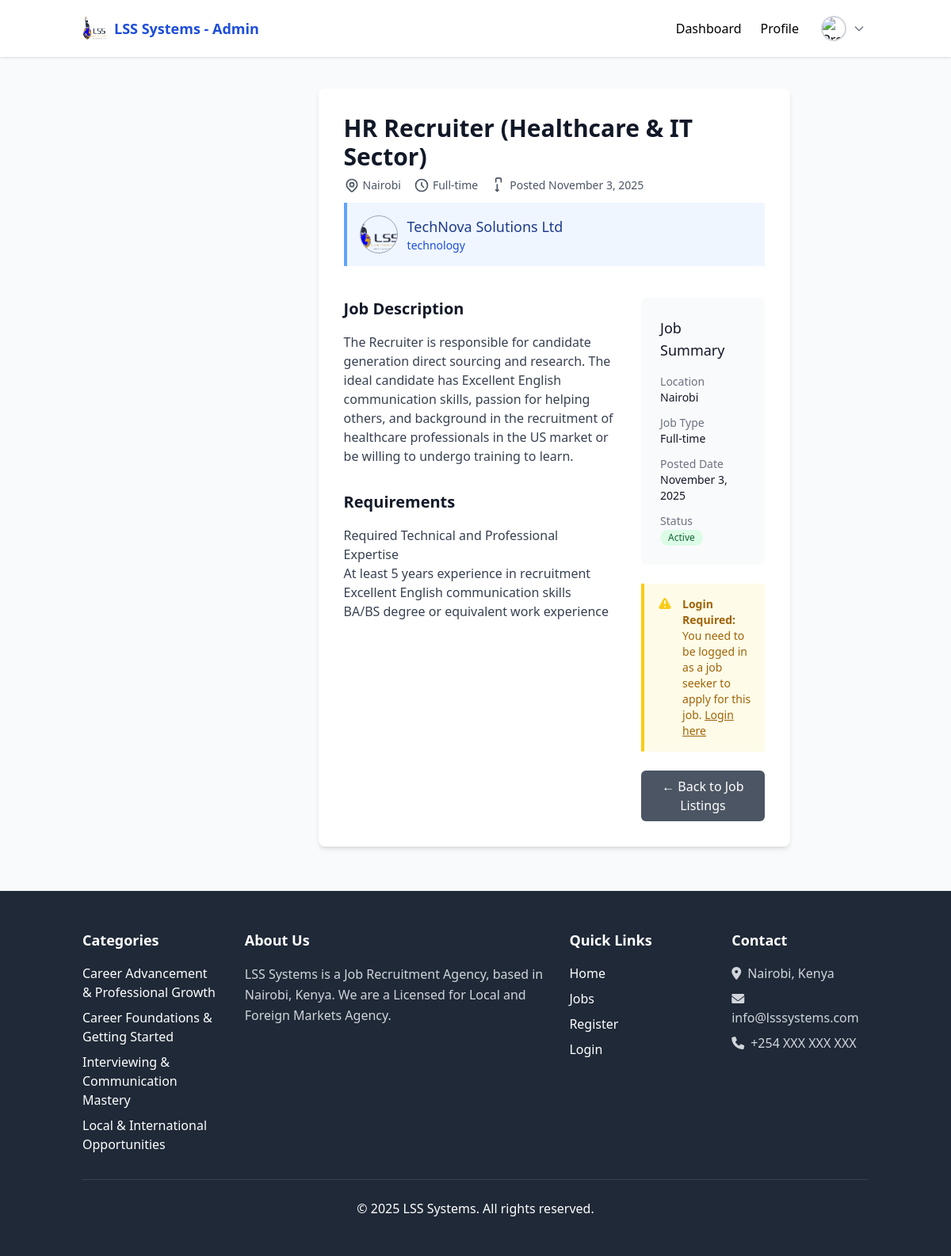
The app's page /public/jobs/job-details.php?id=7427d00f-5eba-4be2-aab0-e569c9e23278 (signed in) with its own data.
### tables this page shows
CREATE TABLE `job_posts` (
  `uuid` char(36) NOT NULL,
  `employer_uuid` char(36) NOT NULL,
  `title` varchar(150) NOT NULL,
  `job_level` varchar(100) DEFAULT NULL,
  `job_description` text NOT NULL,
  `job_type` varchar(100) DEFAULT NULL,
  `industry` varchar(100) DEFAULT NULL,
  `location` varchar(255) DEFAULT NULL,
  `salary_range` varchar(100) DEFAULT NULL,
  `additional_information` text DEFAULT NULL,
  `requirements_qualifications` text DEFAULT NULL,
  `status` enum('open','closed') DEFAULT 'open',
  `application_deadline` date DEFAULT NULL,
  `created_at` timestamp NOT NULL DEFAULT current_timestamp(),
  `updated_at` timestamp NOT NULL DEFAULT current_timestamp() ON UPDATE current_timestamp()
);

CREATE TABLE `employers` (
  `uuid` char(36) NOT NULL,
  `user_uuid` char(36) NOT NULL,
  `company_name` varchar(150) DEFAULT NULL,
  `contact_number` varchar(20) DEFAULT NULL,
  `location` varchar(255) DEFAULT NULL,
  `industry` varchar(100) DEFAULT NULL,
  `website` varchar(255) DEFAULT NULL,
  `company_logo` varchar(255) DEFAULT NULL,
  `about_company` text DEFAULT NULL,
  `created_at` timestamp NOT NULL DEFAULT current_timestamp(),
  `updated_at` timestamp NOT NULL DEFAULT current_timestamp() ON UPDATE current_timestamp()
);

### controllers/JobController.php (called while the page is built, shortened)
<?php
require_once __DIR__ . '/../models/Job.php';
require_once __DIR__ . '/../middleware/auth.php';
class JobController {
    public function __construct($conn) {
        $this->job = new Job($conn);
    }
}
?>

### models/Job.php (called while the page is built, shortened)
<?php
class Job {
    private $conn;
    public function __construct($db) {
        $this->conn = $db;
    }
    public function getJobById($jobUuid) {
        $stmt = $this->conn->prepare("
            SELECT jp.*, e.company_name, e.contact_number
            FROM job_posts jp
            LEFT JOIN employers e ON jp.employer_uuid = e.uuid
            WHERE jp.uuid = ?
        ");
        $stmt->bind_param("s", $jobUuid);
        $stmt->execute();
        return $stmt->get_result()->fetch_assoc();
    }
}
?>

### middleware/auth.php (called while the page is built, shortened)
<?php
function isAuthenticated() {
    return isset($_SESSION['user_id']);
}
function isJobSeeker() {
    return isset($_SESSION['role']) && $_SESSION['role'] === 'jobseeker';
}

### public/jobs/job-details.php (the view, shortened to what this page needs)
<?php
require_once __DIR__ . '/../../config/db.php';
require_once __DIR__ . '/../../controllers/JobController.php';
$jobController = new JobController($conn);
$jobId = $_GET['id'] ?? 0;
$job = $jobController->job->getJobById($jobId);
$canApply = isAuthenticated() && isJobSeeker();
$hasApplied = false;
?>
<?php
include __DIR__ . '/../../includes/header.php';
?>
<div class="flex">
    <?php include __DIR__ . '/../../includes/job_seeker_profile_card.php'; ?>
    <div
        class="main-content-area lg:ml-[30%] lg:w-[60%] w-full mx-auto bg-white p-4 md:p-8 rounded-lg shadow-md mt-4 md:mt-8">
        <div class="flex justify-between items-start mb-6">
            <div>
                <h1 class="text-3xl font-bold text-gray-900 mb-2"><?php echo htmlspecialchars($job['title']); ?></h1>
                <div class="flex items-center space-x-4 text-sm text-gray-600 mb-3">
                    <span class="flex items-center">
                        <?php echo htmlspecialchars($job['location']); ?>
                    </span>
                    <span class="flex items-center">
                        <svg class="w-5 h-5 mr-1" fill="none" stroke="currentColor" viewBox="0 0 24 24">
                            <path stroke-linecap="round" stroke-linejoin="round" stroke-width="2"
                                d="M12 8v4l3 3m6-3a9 9 0 11-18 0 9 9 0 0118 0z" />
                        </svg>
                        <?php echo htmlspecialchars(ucfirst($job['job_type'])); ?>
                    </span>
                    <span class="flex items-center">
                        <svg class="w-5 h-5 mr-1" fill="none" stroke="currentColor" viewBox="0 0 24 24">
                            <path stroke-linecap="round" stroke-linejoin="round" stroke-width="2"
                                d="M8 7V3a2 2 0 012-2h4a2 2 0 012 2v4m-6 4v10m0 0l-2-2m2 2l2-2" />
                        </svg>
                        Posted <?php echo date('F j, Y', strtotime($job['created_at'])); ?>
                    </span>
                </div>
                <?php
            $employer = null;
            if (!empty($job['employer_uuid'])) {
                $employerStmt = $conn->prepare("
                    SELECT e.*, u.email
                    FROM employers e
                    JOIN users u ON e.user_uuid = u.uuid
                    WHERE e.uuid = ?
                ");
                $employerStmt->bind_param("s", $job['employer_uuid']);
                $employerStmt->execute();
                $employer = $employerStmt->get_result()->fetch_assoc();
            }
            ?>
                <?php if ($employer): ?>
                <div class="bg-blue-50 border-l-4 border-blue-400 p-4 mb-4">
                    <div class="flex items-start">
                        <div class="flex-shrink-0">
                            <?php if (!empty($employer['company_logo'])): ?>
                            <img src="/job-finder<?php echo htmlspecialchars($employer['company_logo']); ?>"
                                alt="Company Logo" class="w-12 h-12 rounded-full border border-gray-400 object-cover">
                            <?php endif; ?>
                        </div>
                        <div class="ml-3 flex-1">
                            <h3 class="text-lg font-medium text-blue-900">
                                <a href="/company-details.php?view=employer&id=<?php echo htmlspecialchars($employer['uuid']); ?>"
                                    class="hover:text-blue-800 hover:underline">
                                    <?php echo htmlspecialchars($employer['company_name'] ?? 'Company'); ?>
                                </a>
                            </h3>
                            <?php if (!empty($employer['industry'])): ?>
                            <p class="text-sm text-blue-700"><?php echo htmlspecialchars($employer['industry']); ?></p>
                            <?php endif; ?>
                        </div>
                    </div>
                </div>
                <?php endif; ?>
            </div>
        </div>
        <div class="grid grid-cols-1 lg:grid-cols-3 gap-8">
            <div class="lg:col-span-2">
                <div class="mb-8">
                    <h2 class="text-xl font-semibold text-gray-900 mb-4">Job Description</h2>
                    <div class="prose max-w-none text-gray-700">
                        <?php echo nl2br(htmlspecialchars($job['job_description'])); ?>
                    </div>
                </div>
                <div class="mb-8">
                    <h2 class="text-xl font-semibold text-gray-900 mb-4">Requirements</h2>
                    <div class="prose max-w-none text-gray-700">
                        <?php echo nl2br(htmlspecialchars($job['requirements_qualifications'])); ?>
                    </div>
                </div>
            </div>
            <div class="lg:col-span-1">
                <div class="bg-gray-50 rounded-lg p-6">
                    <h3 class="text-lg font-medium text-gray-900 mb-4">Job Summary</h3>
                    <dl class="space-y-3">
                        <div>
                            <dt class="text-sm font-medium text-gray-500">Location</dt>
                            <dd class="text-sm text-gray-900"><?php echo htmlspecialchars($job['location']); ?></dd>
                        </div>
                        <div>
                            <dt class="text-sm font-medium text-gray-500">Job Type</dt>
                            <dd class="text-sm text-gray-900"><?php echo htmlspecialchars(ucfirst($job['job_type'])); ?>
                            </dd>
                        </div>
                        <div>
                            <dt class="text-sm font-medium text-gray-500">Posted Date</dt>
                            <dd class="text-sm text-gray-900">
                                <?php echo date('F j, Y', strtotime($job['created_at'])); ?>
                            </dd>
                        </div>
                        <div>
                            <dt class="text-sm font-medium text-gray-500">Status</dt>
                            <dd class="text-sm">
                                <span
                                    class="inline-flex items-center px-2.5 py-0.5 rounded-full text-xs font-medium bg-green-100 text-green-800">
                                    Active
                                </span>
                            </dd>
                        </div>
                    </dl>
                </div>
                <div class="mt-6">
                    <?php if ($canApply && !$hasApplied): ?>
                    <a href="../applications/apply-job.php?id=<?php echo $job['uuid']; ?>"
                        class="w-full bg-green-600 text-white px-4 py-2 rounded-md hover:bg-green-700 focus:outline-none focus:ring-2 focus:ring-green-500 focus:ring-offset-2 text-center block mb-4">
                        Apply for this Job
                    </a>
                    <?php elseif (!$canApply): ?>
                    <div class="bg-yellow-50 border-l-4 border-yellow-400 p-4 mb-6">
                        <div class="flex">
                            <div class="flex-shrink-0">
                            </div>
                            <div class="ml-3">
                                <p class="text-sm text-yellow-700">
                                    <strong>Login Required:</strong> You need to be logged in as a job seeker to apply
                                    for
                                    this job.
                                    <a href="../auth/login.php"
                                        class="font-medium underline text-yellow-700 hover:text-yellow-600">Login
                                        here</a>
                                </p>
                            </div>
                        </div>
                    </div>
                    <?php endif; ?>
                    <a href="../index.php"
                        class="w-full bg-gray-600 text-white px-4 py-2 rounded-md hover:bg-gray-700 focus:outline-none focus:ring-2 focus:ring-gray-500 focus:ring-offset-2 text-center block">
                        ← Back to Job Listings
                    </a>
                </div>
            </div>
        </div>
    </div>
</div>
<?php include __DIR__ . '/../../includes/footer.php'; ?>

### public/jobs/job-details.php (style rules this page uses)
.prose { color: #374151; }

### records on screen
job_posts: title "HR Recruiter (Healthcare & IT Sector)", location "Nairobi", job_type "Full-time", created_at "November 3, 2025", job_description "The Recruiter is responsible for candidate generation direct sourcing and research. The ideal candidate has Excellent English communication skills, passion for helping others, and background in the recruitment of healthcare professionals in the US market or be willing to undergo training to learn.", requirements_qualifications "Required Technical and Professional Expertise At least 5 years experience in recruitment Excellent English communication skills BA/BS degree or equivalent work experience"
employers: company_logo (picture), company_name "TechNova Solutions Ltd", industry "technology"
